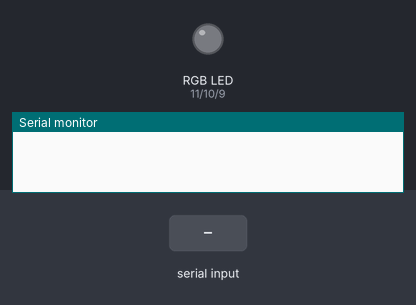
The sketch below on a simulated Arduino Uno, built with avr-gcc and run on an emulated ATmega328P. Shown: an RGB LED mixed from three pins (HIGH = lit), the last lines printed to the serial monitor. Inputs (shaded band) come from the test bench.

Above: at 1.2 s.
1.3 s: "F" received over Serial
At 1.45 s:
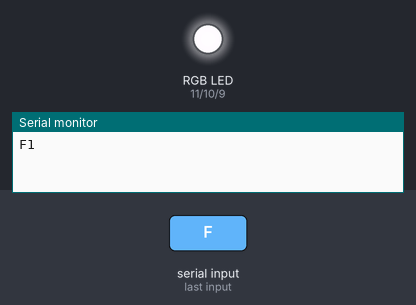
At 3.55 s:
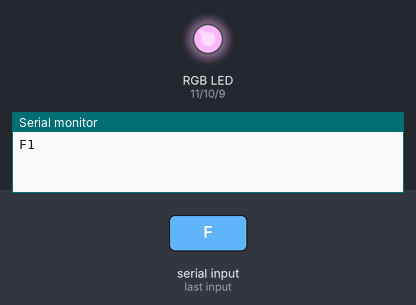
7.3 s: "R" received over Serial
At 17.4 s:
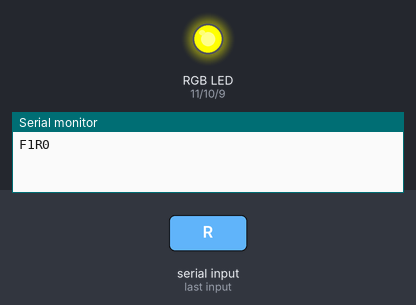
Timing chart, 0 to 18.9 s (numbered marks = the images above; inputs shaded):
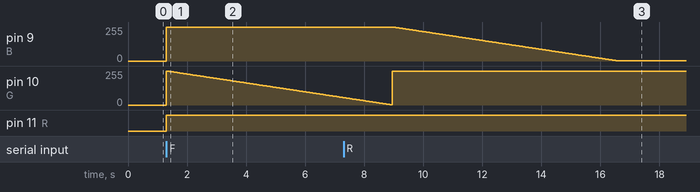

Measured:
- after the input at 1.3 s, pin 9 (B): 0/255 → 255/255 at once; pin 11 (R): LOW → HIGH at once
- after the input at 7.3 s, pin 9 (B): moves from 255/255 to 1/255 over 7.6 s, starting after 1.7 s

The sketch:

Bluetooth_LED.ino
```cpp
//www.elegoo.com
//2016.09.19

int R = 11; //Define 11 pin for RED
int G = 10; //Define 10 pin for Green
int B = 9; //Define 9 pin for Blue
volatile int state = LOW;//The initial state of the function is defined as a low level
char getstr;    //Defines a function that receives the Bluetooth character
// Interval is how long we wait
// add const if this should never change
int interval = 2000;
// Tracks the time since last event fired
unsigned long previousMillis = 0;
bool switchColor = false;//Call the switch color function if this boolean is true
int currentColor = 0;//Keep track of the current color we are on in the switch and function color
bool fadeColor = false;//Call the fade color function if this boolean is true

/*====================Setup Function====================*/
void setup() {
  //Define the pins as output pins
  pinMode(R, OUTPUT);
  pinMode(G, OUTPUT);
  pinMode(B, OUTPUT);
  Serial.begin(9600);
  /* This works
    digitalWrite(R, 0);
    delay(1000);
    digitalWrite(R, 1);
  */

}
/*Control LED sub function*/
void stateChange(char inp)
{
  state = !state;
  if (inp == 'R') {
    digitalWrite(R, state);
  } else if (inp == 'G') {
    digitalWrite(G, state);
  } else if (inp == 'B') {
    digitalWrite(B, state);
  } else if (inp == 'S') {
    switchColor = !switchColor;
  } else if (inp == 'O') {
    switchColor = false;
    fadeColor = false;
    digitalWrite(R, HIGH);
    digitalWrite(G, HIGH);
    digitalWrite(B, HIGH);
  } else if (inp == 'F') {
    fadeColor = !fadeColor;
  }
  Serial.print(inp);
  Serial.print(state);
}

/*Change Color Function*/
void changeColor() {
  currentColor += 1;
  if (currentColor == 3) {
    currentColor = 0;
  }

  digitalWrite(R, HIGH);
  digitalWrite(G, HIGH);
  digitalWrite(B, HIGH);


  if (currentColor == 0) {
    digitalWrite(R, LOW);
  } else if (currentColor == 1) {
    digitalWrite(G, LOW);
  } else if (currentColor == 2) {
    digitalWrite(B, LOW);
  }
}

/* Fade Color Function*/
void fade() {
  currentColor += 1;
  if (currentColor == 3) {
    currentColor = 0;
  }

  digitalWrite(R, HIGH);
  digitalWrite(G, HIGH);
  digitalWrite(B, HIGH);


  if (currentColor == 0) {
    for (int i = 255; i > 0; i--) {
      analogWrite(R, i);
      delay(30);
    }
  } else if (currentColor == 1) {
    for (int i = 255; i > 0; i--) {
      analogWrite(G, i);
      delay(30);

    }
  } else if (currentColor == 2) {
    for (int i = 255; i > 0; i--) {
      analogWrite(B, i);
      delay(30);

    }
  }
}

/*====================Main Loop====================*/
void loop() {
  // Get snapshot of time
  unsigned long currentMillis = millis();

  // How much time has passed, accounting for rollover with subtraction!
  if ((unsigned long)(currentMillis - previousMillis) >= interval) {
    previousMillis = currentMillis;
  }

  getstr = Serial.read(); //The Bluetooth serial port to receive the data in the function
  if (getstr == 'R' || getstr == 'G' || getstr == 'B' || getstr == 'F' || getstr == 'O' || getstr == 'S') {
    stateChange(getstr);
      //if switch color or fade is detected call that function
  if (switchColor == true) {
    changeColor();
  }
  if (fadeColor == true) {
    fade();
  }
  }
}
```
